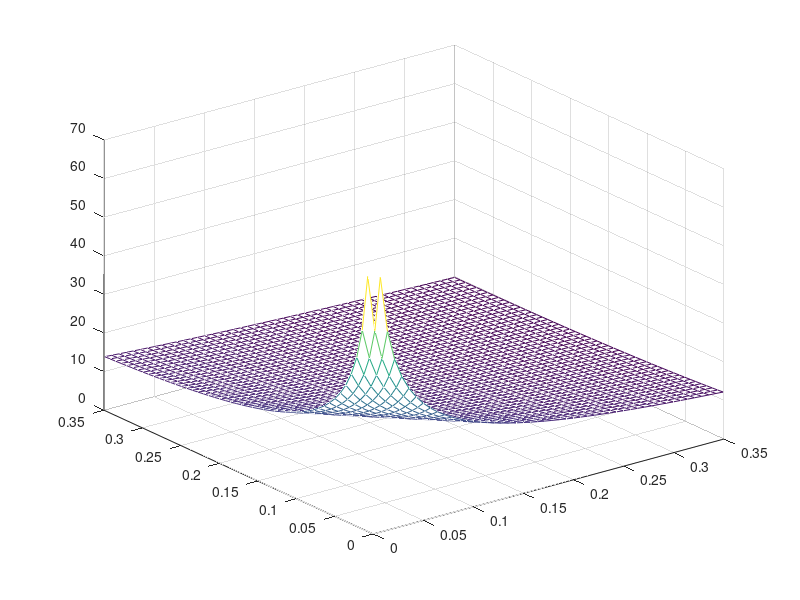
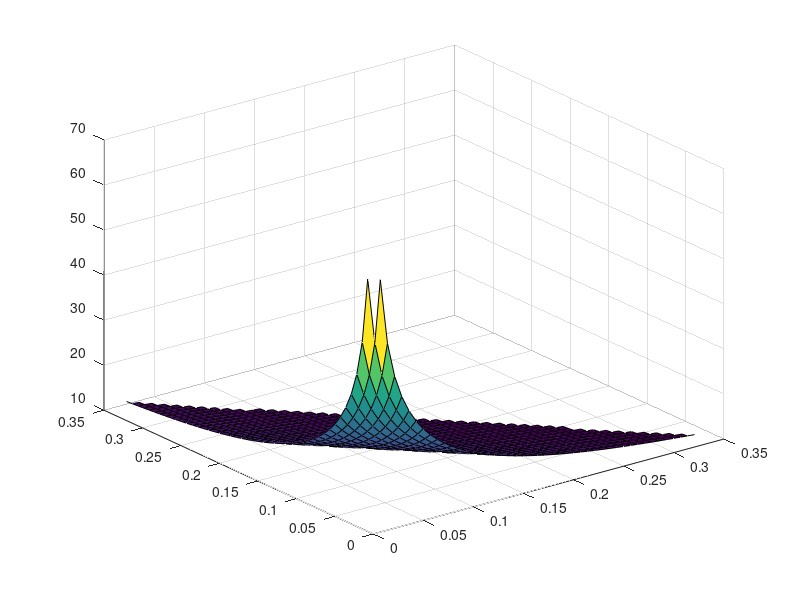

Write the MATLAB code that produced these figures, in order.
clear all; clc;
E = 70e9; % Youngs modulus = 70 GPa
sigma_y = 250e6; % Yield stress = 250 MPa
rho = 2800; % density = 2.8 g/cm^3
L = 3;
g = -9.81;
m_load = 500; % 500 kg load
P = m_load*g;

omega = linspace(0,20*pi/180,50); % range of omegas in radians
psi = linspace(0,20*pi/180,50);
[x,y] = meshgrid(omega,psi);

A_t = P./(sigma_y.*(x+y));
A_c = 2*L.*sqrt(-P./(E*pi*(x+y)))./cos(y);
L_t = L./cos(x);
L_c = L./cos(y);
m_total = rho*(A_t.*L_t+A_c.*L_c);
mesh(x,y,m_total)



% height constraint
H_max = 1; % max distance between booms, in meters
H = L*(tan(x)+tan(y)); % boom separation using the angle mesh
valid = H<=H_max;
m_total(~valid) = NaN; % sets all angles corresponding to invalid angles to NaN
figure
surf(x,y,m_total)
% surf(x,y,m_total)

% finding angles for minimum mass
[cols,y_ind] = min(m_total);
[min_m,x_ind] = min(cols);
y_coor = y_ind(x_ind);
min_omega = omega(x_ind)*180/pi;
min_psi = psi(y_coor)*180/pi;

%% Design 2
